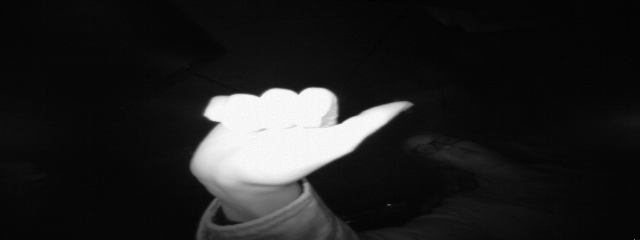
#> input picture pictures/thumb/frame_00_05_0003.png, 640 x 240 px, found by its file name; its folder holds 4 pictures in this run
$ jupyter execute RotateThumb.ipynb
#> lines starting #> are read from the running program, lines starting #| are printed output that depends on the picture
[cell 1]
import cv2
import numpy as np
import os, os.path, time
from PIL import Image

[cell 2]
IMG_DIR = 'G:\\class\\pictures\\thumb\\'

pic = 1

for img in os.listdir(IMG_DIR):
    SAVE = 'G:\\class\\pictures\\Thumb-90\\'
    img_array = Image.open(fp = IMG_DIR+img)
#> img_array is the input picture: PIL image 640x240 L; min 1, max 252, mean 33.4
    RT = img_array.rotate(-90, expand = True)
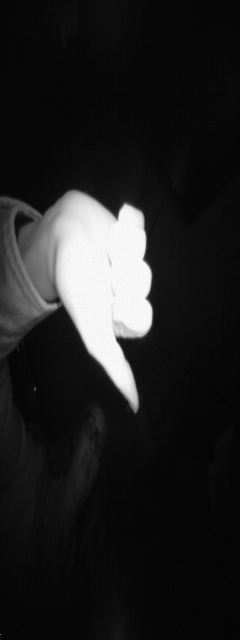
#> RT: PIL image 240x640 L; min 1, max 252, mean 33.4
    testName = "Thumb"
    testName += str(pic)+".png"
    SAVE += testName
    pic+=1
    RT.save(SAVE)
#> pass 2 of the loop `for img in os.listdir(IMG_DIR):`:
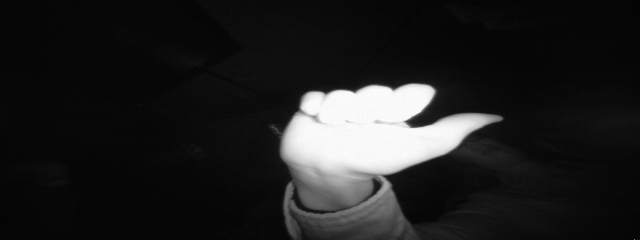
#> input picture pictures/thumb/frame_00_05_0034.png, 640 x 240 px, found by its file name
#> img_array is the input picture: PIL image 640x240 L; min 0, max 255, mean 32.8
#> `RT = img_array.rotate(-90, expand = True)`:
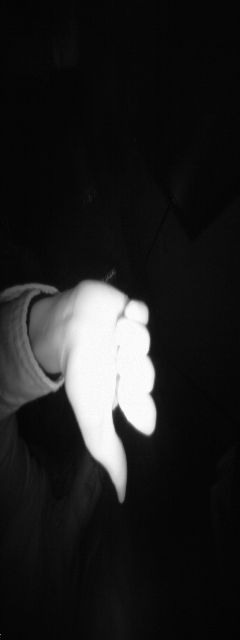
#> RT: PIL image 240x640 L; min 0, max 255, mean 32.8
#> pass 3 of the loop `for img in os.listdir(IMG_DIR):`:
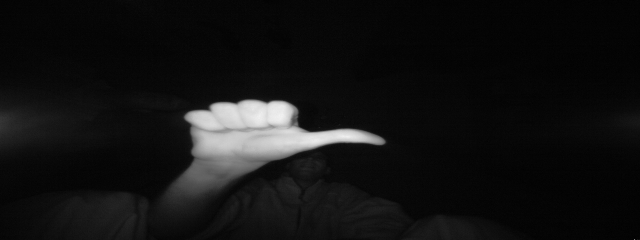
#> input picture pictures/thumb/frame_01_05_0073.png, 640 x 240 px, found by its file name
#> img_array is the input picture: PIL image 640x240 L; min 0, max 242, mean 19.1
#> `RT = img_array.rotate(-90, expand = True)`:
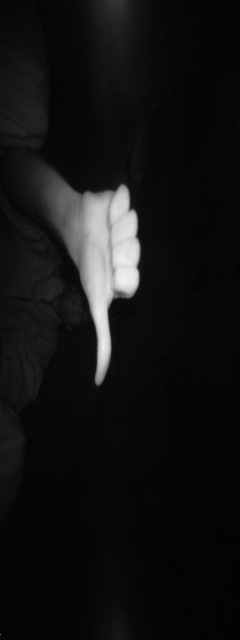
#> RT: PIL image 240x640 L; min 0, max 242, mean 19.1
#> the loop made 4 passes; the first 3 are shown
